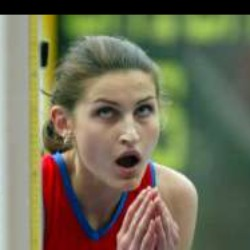
#> input picture images/0AA0A2.jpg, 250 x 250 px; its folder holds only this picture in this run
$ python task1.py
#> lines starting #> are read from the running program, lines starting #| are printed output that depends on the picture
import cv2
import numpy as np
import random
import os
import matplotlib.pyplot as plt

# Path to the folder containing images
images_folder = 'images'

# Function to get a random image from the folder
def get_random_image(folder):
    image_files = [file for file in os.listdir(folder) if file.endswith(('.png', '.jpg', '.jpeg'))]
    if not image_files:
        raise ValueError("No image files found in the specified folder.")
    random_image = random.choice(image_files)
    return os.path.join(folder, random_image)

def blur_image(image, kernel_size=(15, 15)):
    blurred = cv2.GaussianBlur(image, kernel_size, 0)
    return blurred

def sharpen_image(image):
    kernel = np.array([[0, -1, 0],
                       [-1, 5, -1],
                       [0, -1, 0]])
    sharpened = cv2.filter2D(image, -1, kernel)
    return sharpened

def main():
    image_path = get_random_image(images_folder)
    image = cv2.imread(image_path)
#> image is the input picture: shape (250, 250, 3); mean B, G, R 86.6, 110.3, 112.7

    # Convert BGR image to RGB for Matplotlib
    image_rgb = cv2.cvtColor(image, cv2.COLOR_BGR2RGB)

    blurred_image = blur_image(image_rgb)
#> in blur_image, `blurred = cv2.GaussianBlur(image, kernel_size, 0)`:
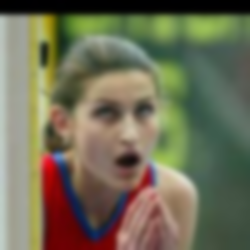
#> blurred: shape (250, 250, 3); mean R, G, B 112.7, 110.3, 86.6
    sharpened_image = sharpen_image(image_rgb)
#> in sharpen_image, `sharpened = cv2.filter2D(image, -1, kernel)`:
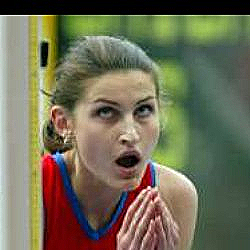
#> sharpened: shape (250, 250, 3); mean R, G, B 112.9, 110.6, 87

    # Plotting the images
    plt.figure(figsize=(15, 5))

    plt.subplot(1, 3, 1)
    plt.imshow(image_rgb)
    plt.title("Original Image")
    plt.axis('off')

    plt.subplot(1, 3, 2)
    plt.imshow(blurred_image)
    plt.title("Blurred Image")
    plt.axis('off')

    plt.subplot(1, 3, 3)
    plt.imshow(sharpened_image)
    plt.title("Sharpened Image")
    plt.axis('off')

    plt.tight_layout()
    plt.show()
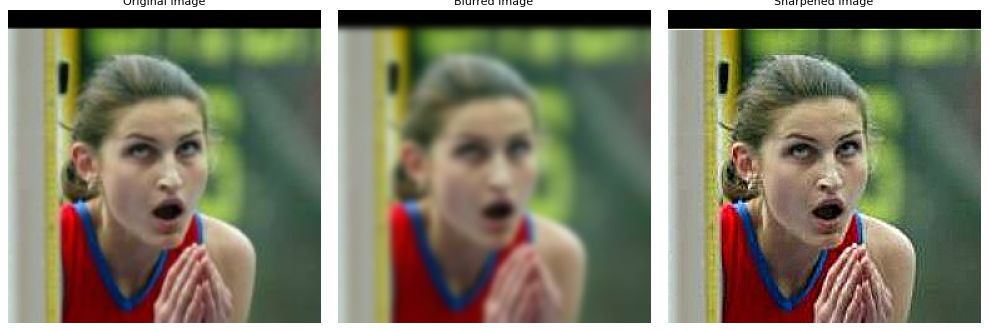
#> figure drawn by matplotlib, 3 panels

if __name__ == "__main__":
    main()

$ run again, on images/30916C.jpg
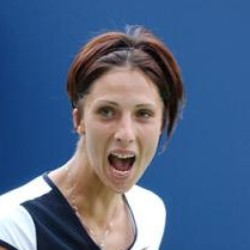
#> input picture images/30916C.jpg, 250 x 250 px
#> in main, image is the input picture: shape (250, 250, 3); mean B, G, R 134.9, 102.6, 82.1
#> in blur_image, `blurred = cv2.GaussianBlur(image, kernel_size, 0)`:
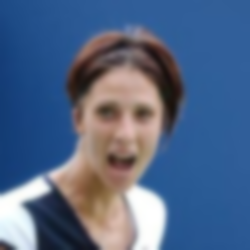
#> blurred: shape (250, 250, 3); mean R, G, B 82.2, 102.6, 134.9
#> in main, `plt.show()`:
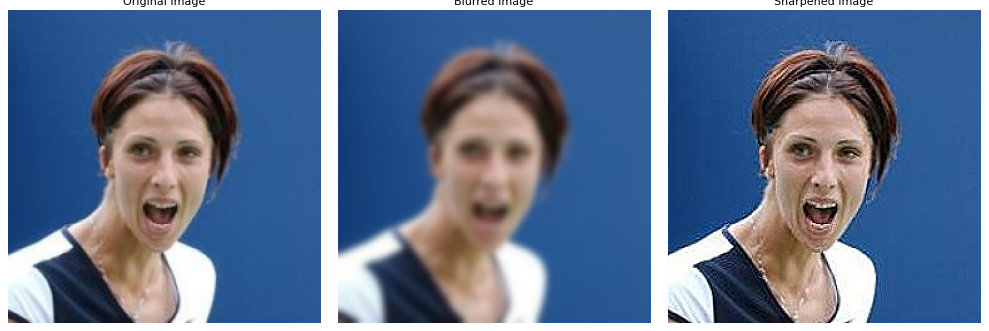
#> figure drawn by matplotlib, 3 panels

$ run again, on images/32CEDF.jpg
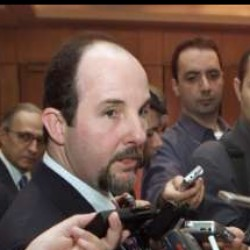
#> input picture images/32CEDF.jpg, 250 x 250 px
#> in main, image is the input picture: shape (250, 250, 3); mean B, G, R 72.4, 80.8, 104.2
#> in blur_image, `blurred = cv2.GaussianBlur(image, kernel_size, 0)`:
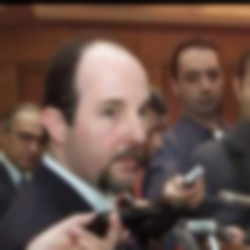
#> blurred: shape (250, 250, 3); mean R, G, B 104.3, 80.9, 72.4
#> in main, `plt.show()`:
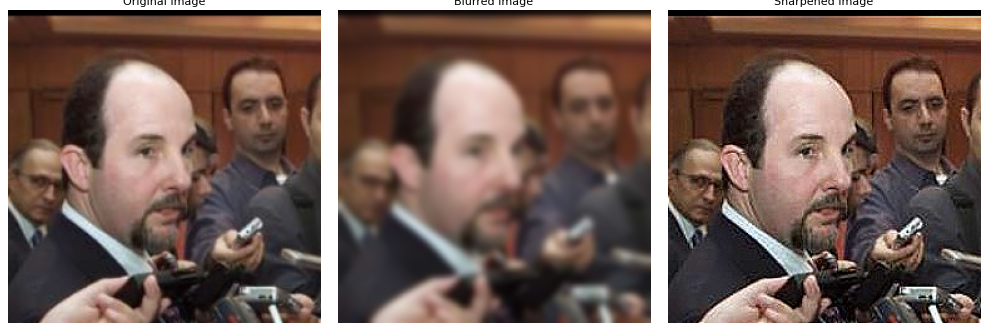
#> figure drawn by matplotlib, 3 panels

$ run again, on images/33C8EE.jpg
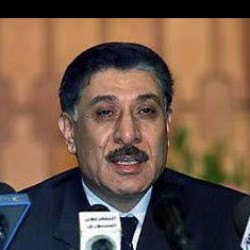
#> input picture images/33C8EE.jpg, 250 x 250 px
#> in main, image is the input picture: shape (250, 250, 3); mean B, G, R 71.5, 85.3, 109.1
#> in sharpen_image, `sharpened = cv2.filter2D(image, -1, kernel)`:
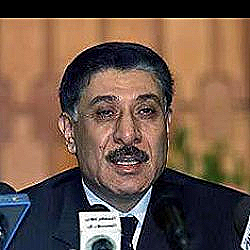
#> sharpened: shape (250, 250, 3); mean R, G, B 109.9, 86.1, 72.1
#> in main, `plt.show()`:
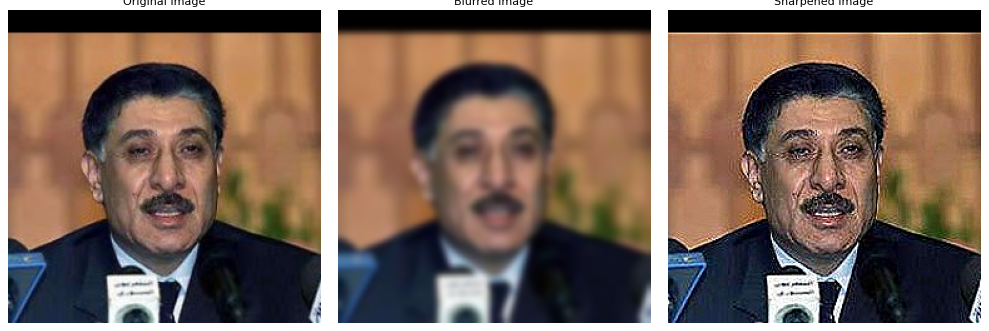
#> figure drawn by matplotlib, 3 panels

$ run again, on images/14A19C.jpg
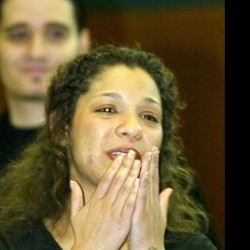
#> input picture images/14A19C.jpg, 250 x 250 px
#> in main, image is the input picture: shape (250, 250, 3); mean B, G, R 54, 88.8, 103.1
#> in sharpen_image, `sharpened = cv2.filter2D(image, -1, kernel)`:
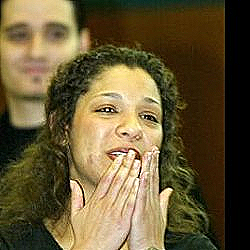
#> sharpened: shape (250, 250, 3); mean R, G, B 103, 89, 54.9
#> in main, `plt.show()`:
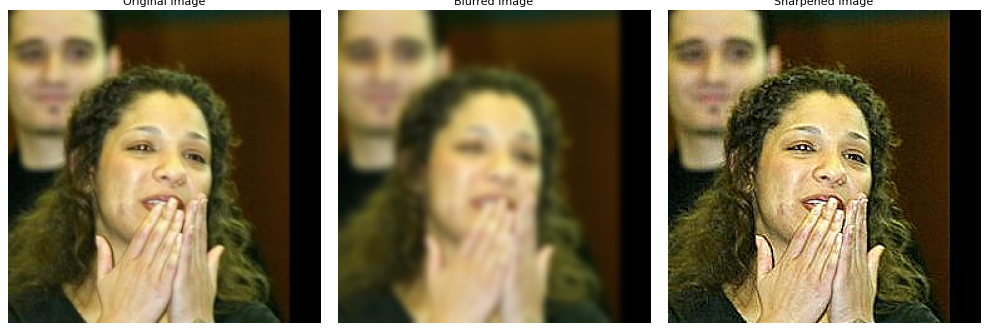
#> figure drawn by matplotlib, 3 panels
